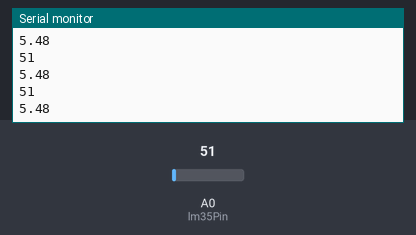
Simulated run of this sketch. Board: Arduino Uno, built with avr-gcc and run on an emulated ATmega328P. Shown: the last lines printed to the serial monitor. The inputs (shaded band) are chosen by the test bench; at power-on: A0 (lm35Pin) = 51.

Above: at 1.2 s.
1.3 s: A0 (lm35Pin) set to 61
At 2.4 s:
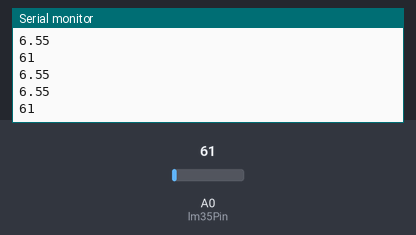
2.8 s: A0 (lm35Pin) set to 71
At 3.4 s:
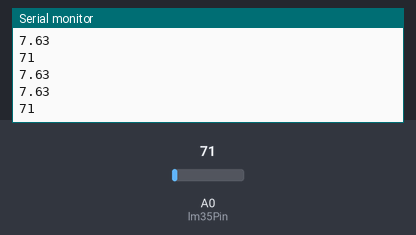
Timing chart, 0 to 5.8 s (numbered marks = the images above; inputs shaded):
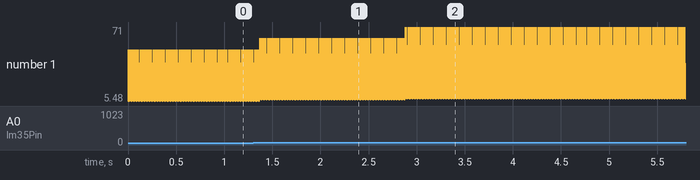

The sketch:

temp_RGB.ino
```cpp
#include "Arduino.h"
#include "temp.h"
#include "RGB.h"

void setup() {
  // put your setup code here, to run once:
  Serial.begin(9600);
}

void loop() {
  // put your main code here, to run repeatedly:
 Serial.println(getTemp());

 if (getTemp() < 10)
 {
 void Blue();
 }
 else if (getTemp() >= 10 && getTemp() < 28)
 {
 void Green();
 }
 else
 {
 void red();
 }

 }
```

RGB.cpp
```cpp
#include "Arduino.h"
#include "RGB.h"


int sensorPinNum;

void sensorInit(int _sensorPinNum){
  sensorPinNum=_sensorPinNum;
  pinMode(sensorPinNum, OUTPUT);
}

void Blue()
  {
    analogWrite(3, 0);
    analogWrite(5, 0);
    analogWrite(9, 255);
  }
void Green()
  {
    analogWrite(3, 0);
    analogWrite(9, 0);
    analogWrite(5, 255);
  }
void Red()
  {
    analogWrite(5, 0);
    analogWrite(9, 0);
    analogWrite(3, 255);
  }
```

RGB.h
```cpp
void sensorInit(int _sensorPinNum);

void Red();
void Green();
void Blue();
```

temp.cpp
```cpp
#include "temp.h"
#include "Arduino.h"

float temperature;
int reading;
int lm35Pin = A0;

float getTemp()
{
	reading = analogRead(lm35Pin);
	temperature = reading/9.31;
  Serial.println(reading);
  Serial.println(temperature);

 return temperature;
}
```

temp.h
```cpp
float getTemp();
```

Measured:
- after the input at 1.3 s, the serial monitor: prints a new line after 0.07 s (image 1)
- after the input at 2.8 s, the serial monitor: prints a new line after 0.08 s (image 2)
- plotted number 1: 51 → 6.55 after the input at 1.3 s, 6.55 → 7.63 after the input at 2.8 s
